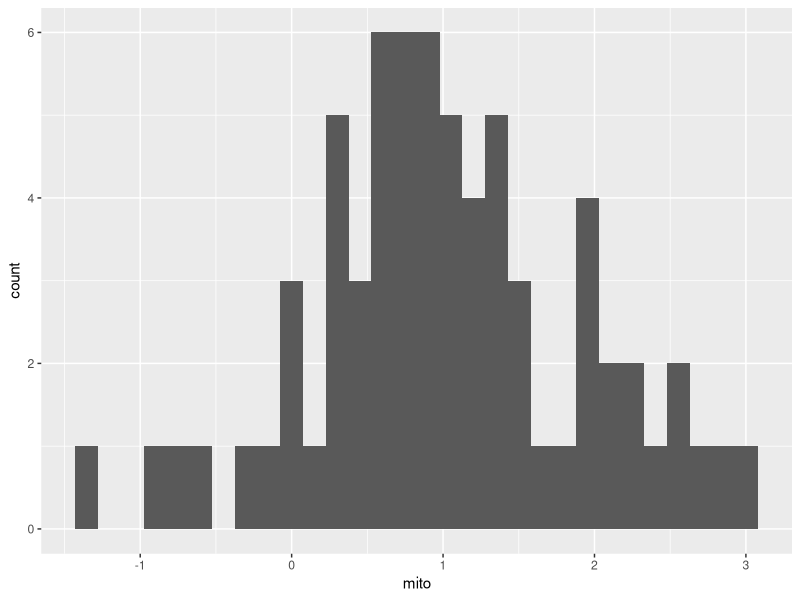
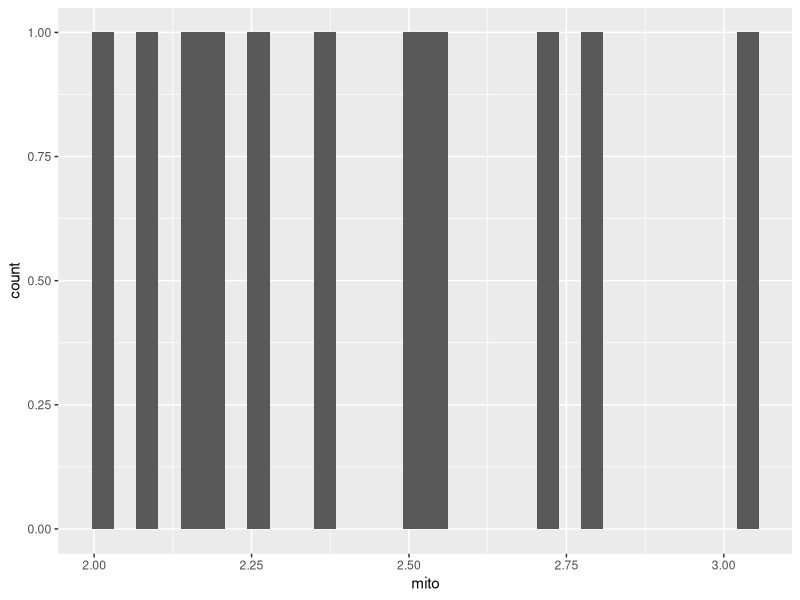

Write R code to recreate these figures, in order. (Note: this script raises an error after producing the figures.)
set.seed(123)
mito<-1+rnorm(120)
cyto<-1.5+rnorm(120)
nuc<-0.1+rnorm(120)
heart<-data.frame(mito,cyto,nuc)
heart2<-subset(heart, nuc>0)
library(ggplot2)
g1<-ggplot(heart2,aes(x=mito))+geom_histogram()
g2<-ggplot(subset(heart2, mito>2),aes(x=mito))+ geom_histogram()
heart2$db<- rep(c("Yes","No"),3)

